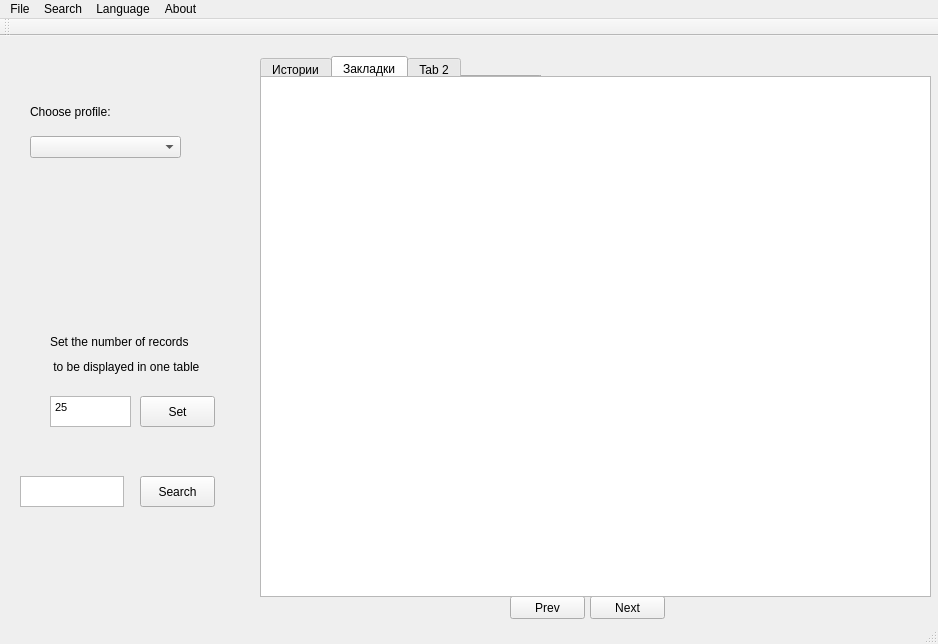
<?xml version="1.0" encoding="UTF-8"?>
<ui version="4.0">
 <class>MainWindow</class>
 <widget class="QMainWindow" name="MainWindow">
  <property name="geometry">
   <rect>
    <x>0</x>
    <y>0</y>
    <width>938</width>
    <height>644</height>
   </rect>
  </property>
  <property name="windowTitle">
   <string>MainWindow</string>
  </property>
  <widget class="QWidget" name="centralWidget">
   <widget class="QPushButton" name="pushButton">
    <property name="geometry">
     <rect>
      <x>590</x>
      <y>560</y>
      <width>75</width>
      <height>23</height>
     </rect>
    </property>
    <property name="text">
     <string>Next</string>
    </property>
   </widget>
   <widget class="QPushButton" name="pushButton_2">
    <property name="geometry">
     <rect>
      <x>510</x>
      <y>560</y>
      <width>75</width>
      <height>23</height>
     </rect>
    </property>
    <property name="text">
     <string>Prev</string>
    </property>
   </widget>
   <widget class="QLabel" name="label">
    <property name="geometry">
     <rect>
      <x>30</x>
      <y>60</y>
      <width>121</width>
      <height>31</height>
     </rect>
    </property>
    <property name="text">
     <string>Choose profile:</string>
    </property>
   </widget>
   <widget class="QComboBox" name="comboBox">
    <property name="geometry">
     <rect>
      <x>30</x>
      <y>100</y>
      <width>151</width>
      <height>22</height>
     </rect>
    </property>
   </widget>
   <widget class="QTabWidget" name="tabWidget">
    <property name="geometry">
     <rect>
      <x>260</x>
      <y>20</y>
      <width>281</width>
      <height>21</height>
     </rect>
    </property>
    <property name="toolTipDuration">
     <number>-1</number>
    </property>
    <property name="currentIndex">
     <number>1</number>
    </property>
    <widget class="QWidget" name="tab">
     <attribute name="title">
      <string>Истории</string>
     </attribute>
    </widget>
    <widget class="QWidget" name="tab_3">
     <attribute name="title">
      <string>Закладки</string>
     </attribute>
    </widget>
    <widget class="QWidget" name="tab_2">
     <attribute name="title">
      <string>Tab 2</string>
     </attribute>
    </widget>
   </widget>
   <widget class="QTableWidget" name="tableWidget">
    <property name="geometry">
     <rect>
      <x>260</x>
      <y>40</y>
      <width>671</width>
      <height>521</height>
     </rect>
    </property>
    <property name="toolTipDuration">
     <number>1</number>
    </property>
   </widget>
   <widget class="QTextEdit" name="textEdit">
    <property name="geometry">
     <rect>
      <x>50</x>
      <y>360</y>
      <width>81</width>
      <height>31</height>
     </rect>
    </property>
    <property name="html">
     <string>&lt;!DOCTYPE HTML PUBLIC &quot;-//W3C//DTD HTML 4.0//EN&quot; &quot;http://www.w3.org/TR/REC-html40/strict.dtd&quot;&gt;
&lt;html&gt;&lt;head&gt;&lt;meta name=&quot;qrichtext&quot; content=&quot;1&quot; /&gt;&lt;style type=&quot;text/css&quot;&gt;
p, li { white-space: pre-wrap; }
&lt;/style&gt;&lt;/head&gt;&lt;body style=&quot; font-family:'MS Shell Dlg 2'; font-size:8.25pt; font-weight:400; font-style:normal;&quot;&gt;
&lt;p style=&quot; margin-top:0px; margin-bottom:0px; margin-left:0px; margin-right:0px; -qt-block-indent:0; text-indent:0px;&quot;&gt;25&lt;/p&gt;&lt;/body&gt;&lt;/html&gt;</string>
    </property>
   </widget>
   <widget class="QPushButton" name="pushButton_3">
    <property name="geometry">
     <rect>
      <x>140</x>
      <y>360</y>
      <width>75</width>
      <height>31</height>
     </rect>
    </property>
    <property name="text">
     <string>Set</string>
    </property>
   </widget>
   <widget class="QLabel" name="label_2">
    <property name="geometry">
     <rect>
      <x>50</x>
      <y>280</y>
      <width>141</width>
      <height>51</height>
     </rect>
    </property>
    <property name="text">
     <string>Set the number of records</string>
    </property>
   </widget>
   <widget class="QLabel" name="label_3">
    <property name="geometry">
     <rect>
      <x>50</x>
      <y>310</y>
      <width>161</width>
      <height>41</height>
     </rect>
    </property>
    <property name="text">
     <string> to be displayed in one table</string>
    </property>
   </widget>
   <widget class="QTextEdit" name="textEdit_2">
    <property name="geometry">
     <rect>
      <x>20</x>
      <y>440</y>
      <width>104</width>
      <height>31</height>
     </rect>
    </property>
   </widget>
   <widget class="QPushButton" name="pushButton_4">
    <property name="geometry">
     <rect>
      <x>140</x>
      <y>440</y>
      <width>75</width>
      <height>31</height>
     </rect>
    </property>
    <property name="text">
     <string>Search</string>
    </property>
   </widget>
  </widget>
  <widget class="QMenuBar" name="menuBar">
   <property name="geometry">
    <rect>
     <x>0</x>
     <y>0</y>
     <width>938</width>
     <height>21</height>
    </rect>
   </property>
   <widget class="QMenu" name="menuLanguage">
    <property name="title">
     <string>Language</string>
    </property>
   </widget>
   <widget class="QMenu" name="menuSearch">
    <property name="title">
     <string>Search</string>
    </property>
   </widget>
   <widget class="QMenu" name="menuFile">
    <property name="title">
     <string>File</string>
    </property>
    <addaction name="actionExport"/>
   </widget>
   <widget class="QMenu" name="menuAbout">
    <property name="title">
     <string>About</string>
    </property>
   </widget>
   <addaction name="menuFile"/>
   <addaction name="menuSearch"/>
   <addaction name="menuLanguage"/>
   <addaction name="menuAbout"/>
  </widget>
  <widget class="QToolBar" name="mainToolBar">
   <attribute name="toolBarArea">
    <enum>TopToolBarArea</enum>
   </attribute>
   <attribute name="toolBarBreak">
    <bool>false</bool>
   </attribute>
  </widget>
  <widget class="QStatusBar" name="statusBar"/>
  <action name="actionEnglish">
   <property name="text">
    <string>English</string>
   </property>
  </action>
  <action name="actionRussin">
   <property name="text">
    <string>Russin</string>
   </property>
  </action>
  <action name="actionEnglish_2">
   <property name="text">
    <string>English</string>
   </property>
  </action>
  <action name="actionRussian">
   <property name="text">
    <string>Russian</string>
   </property>
  </action>
  <action name="actionExport">
   <property name="text">
    <string>Export</string>
   </property>
  </action>
 </widget>
 <layoutdefault spacing="6" margin="11"/>
 <resources/>
 <connections/>
</ui>
